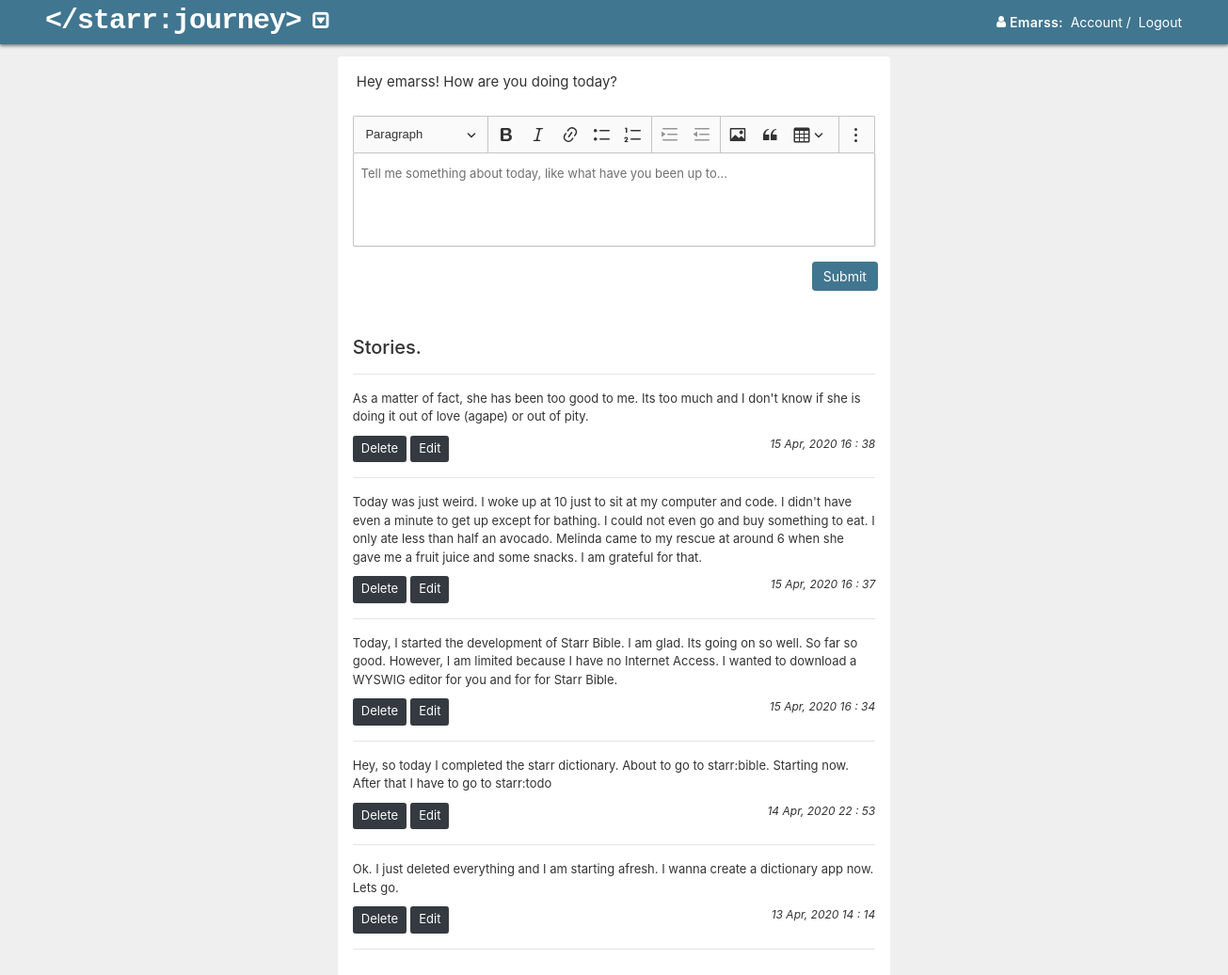
The page /journey/ (signed in) on the database as committed earlier.
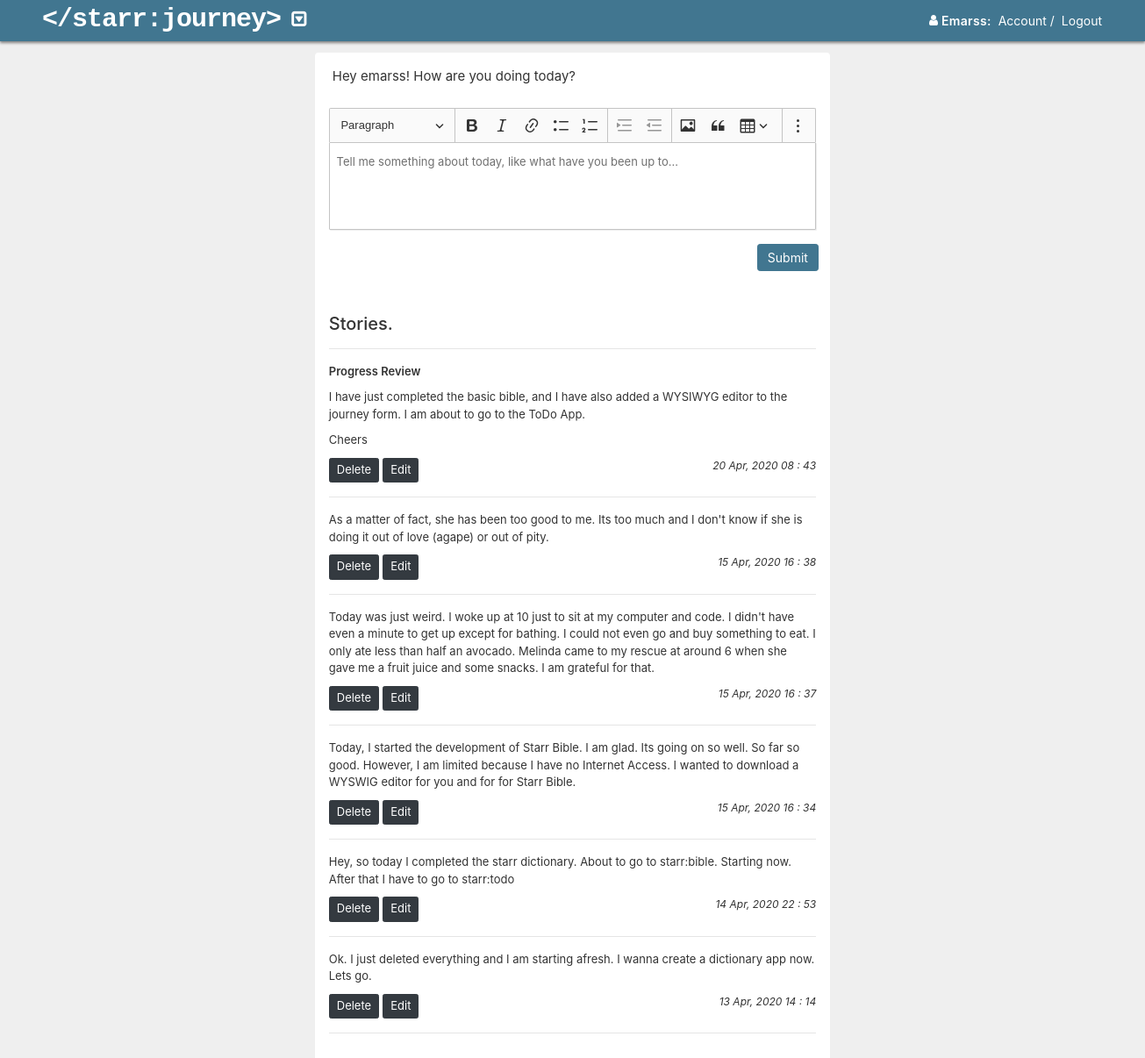
The same page on the database as committed later.
### journey/models.py (models this page shows, shortened)
class Journey(models.Model):
	story			= models.TextField();
	user			= models.ForeignKey(User, on_delete=models.CASCADE)
	created_at		= models.DateTimeField(auto_now=True)
	updated_at		= models.DateTimeField(auto_now_add=True)

### journey/views.py (the view)
# urls.py: path('', views.home, name='home'),
@login_required
def home(request, *args, **kwargs):
	context = {}
	if "message" in request.session:
		context['message'] = request.session['message']
		del request.session["message"]
	if "error" in request.session:
		context['error'] = request.session['error']
		del request.session["error"]
	queryset = Journey.objects.filter(user=request.user).order_by("-id")
	context['objects'] = queryset
	context['form'] = StoryForm()
	return render(request, 'journey_home.html', context)

### journey/forms.py
class StoryForm(forms.Form):
	story = forms.CharField()

### journey/templates/journey_home.html (shortened to what this page needs)
{% extends "base.html" %}
{% load static %}
{% block app_name %}journey{% endblock app_name %}
{% block content %}
	<div class="content">
		<div class="row star-journey-outer">
			<div class="star-journey col-6 offset-3 bg-white p-3 rounded">
				<div class="star-head">
					<p class="mb-4 px-1">
						Hey {{ request.user }}! How are you doing today?
					</p>
				</div>
				<div class="star-body">
					<form class="star-form mb-5" id="story_form" method="POST" action="{% url 'journey:home' %}">
						<div class="form-group">
						</div>
						<div class="form-group row">
							<div class="star-journey-sucess col-10"></div>
							<div class="col-2">
								<input type="submit" name="Submit" class="btn btn-primary btn-sm">
							</div>
						</div>
					</form>
					<div class="journey-story-head">
						<h5 class="h5">Stories.</h5>
					</div><hr>
					<div class="journey-stories">
						{% for object in objects %}
							{% include 'includes/story.html' %}
						{% empty %}
							<div class="journey-story">
								<p>Remember, you haven't told me any stories yet.</p>
							</div>
						{% endfor %}
					</div>
				</div>
			</div>
		</div>
	</div>
{% endblock content %}

### journey/templates/includes/story.html
<div class="journey-story" id="story_id_{{ object.id }}">
	{% include 'includes/inner_story.html' %}
</div>
<div class="clearfix"></div><hr>

### journey/templates/includes/inner_story.html
<p>{{ object.story|safe  }}</p>
<a class="btn-xs btn-dark text-white btn px-2" onclick="deleteStory({{ object.id }})">Delete</a>
<a class="btn-xs btn-dark text-white btn px-2" onclick="editStory({{ object.id }})">Edit</a>
<cite class="float-right">{{ object.created_at|date:"d M, Y H : i" }}</cite>

Rows that differ between the two databases and show on the page:
added Journey: story "Progress Review I have just completed the basic bible, and I have also added a WYSIWYG editor to the journey form. I am about to go to the ToDo App. Cheers", created_at "20 Apr, 2020 08 : 43"
